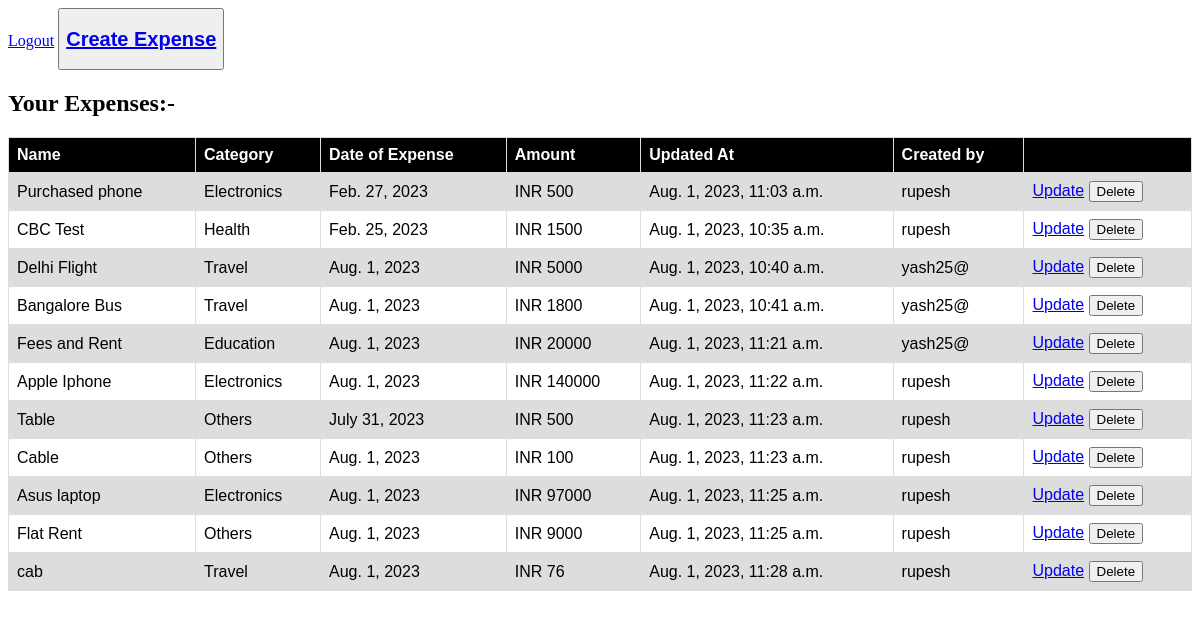
Screenshot of /view-expenses/ (signed in) with the database file from the repository.
### expenses/models.py (models this page shows, shortened)
class Expense(models.Model):
    name = models.CharField(max_length=140, verbose_name='Name of Expense')
    date_of_expense = models.DateField(verbose_name='Date of Expense')
    category = models.CharField(max_length=20, choices=CATEGORY_CHOICES)
    description = models.TextField(verbose_name='Description')
    amount = models.PositiveIntegerField(verbose_name='Amount', default=0)
    created_by = models.ForeignKey(User, on_delete=models.CASCADE, related_name='expenses')
    created_at = models.DateTimeField(auto_now_add=True)
    updated_at = models.DateTimeField(auto_now=True)

### expenses/views.py (the view)
# urls.py: path('view-expenses/', views.view_expenses, name='view_expenses'),
@login_required
def view_expenses(request):
    if request.user.is_superuser:
        expenses = Expense.objects.all()
    else:
        expenses = Expense.objects.filter(created_by=request.user)
    return render(request, 'view_expenses.html', {'expenses': expenses})

### expenses/templates/view_expenses.html (shortened to what this page needs)
{% extends 'base.html' %}
{% block content %}
<button type="submit"><a href="{% url 'create_expense' %}"><h2>Create Expense</h2></a></button>
<br>
<h2>Your Expenses:-</h2>
<table>
  <tr>
    <th>Name</th>
    <th>Category</th>
    <th>Date of Expense</th>
    <th>Amount</th>
    <th>Updated At</th>
    <th>Created by</th>
    <th></th>
  </tr>
  {% for exp_item in expenses %}
  <tr>
    <td>{{ exp_item.name }}</td>
    <td>{{ exp_item.category}}</td>
    <td>{{ exp_item.date_of_expense}}</td>
    <td>INR {{ exp_item.amount }}</td>
    <td>{{ exp_item.updated_at}}</td>
    <td>{{ exp_item.created_by}}</td>
    <td>
      {% if exp_item.created_by == request.user or request.user.is_superuser %}
              <a method="POST" href="{% url 'update_expense' exp_item.id %}">Update</a>
              <form method="post" action="{% url 'delete_expense' exp_item.id %}" style="display: inline;">
                <button type="submit">Delete</button>
              </form>
      {% endif %}
    </td>
  </tr>
  {% endfor %}
{% endblock %}

### expenses/templates/base.html (shortened to what this page needs)
<!DOCTYPE html>
<html lang="en">
<head>
</head>
<body>
    {% if user.is_authenticated %}
    <a href="{% url 'logout' %}">Logout</a>
     {% else %}
    <a href="{% url 'login_view' %}">Login</a>
    <a href="{% url 'signup_view' %}">Sign Up</a>
    {% endif %}
    {% block content %}
    {% endblock content %}
</body>
</html>

### expenses/templates/base.html (style rules this page uses)
table { font-family: arial, sans-serif; border-collapse: collapse; width: 100%; }
td, th { border: 1px solid #dddddd; text-align: left; padding: 8px; }
th { background-color: black; color: white; }
tr:nth-child(even) { background-color: #dddddd; }

### rows the page displays
Expense: name "Purchased phone", category "Electronics", date_of_expense "Feb. 27, 2023", amount "500", updated_at "Aug. 1, 2023, 11:03 a.m.", created_by "rupesh", shows "Update"
Expense: name "CBC Test", category "Health", date_of_expense "Feb. 25, 2023", amount "1500", updated_at "Aug. 1, 2023, 10:35 a.m.", created_by "rupesh", shows "Update"
Expense: name "Delhi Flight", category "Travel", date_of_expense "Aug. 1, 2023", amount "5000", updated_at "Aug. 1, 2023, 10:40 a.m.", created_by "yash25@", shows "Update"
Expense: name "Bangalore Bus", category "Travel", date_of_expense "Aug. 1, 2023", amount "1800", updated_at "Aug. 1, 2023, 10:41 a.m.", created_by "yash25@", shows "Update"
Expense: name "Fees and Rent", category "Education", date_of_expense "Aug. 1, 2023", amount "20000", updated_at "Aug. 1, 2023, 11:21 a.m.", created_by "yash25@", shows "Update"
Expense: name "Apple Iphone", category "Electronics", date_of_expense "Aug. 1, 2023", amount "140000", updated_at "Aug. 1, 2023, 11:22 a.m.", created_by "rupesh", shows "Update"
Expense: name "Table", category "Others", date_of_expense "July 31, 2023", amount "500", updated_at "Aug. 1, 2023, 11:23 a.m.", created_by "rupesh", shows "Update"
Expense: name "Cable", category "Others", date_of_expense "Aug. 1, 2023", amount "100", updated_at "Aug. 1, 2023, 11:23 a.m.", created_by "rupesh", shows "Update"
Expense: name "Asus laptop", category "Electronics", date_of_expense "Aug. 1, 2023", amount "97000", updated_at "Aug. 1, 2023, 11:25 a.m.", created_by "rupesh", shows "Update"
Expense: name "Flat Rent", category "Others", date_of_expense "Aug. 1, 2023", amount "9000", updated_at "Aug. 1, 2023, 11:25 a.m.", created_by "rupesh", shows "Update"
Expense: name "cab", category "Travel", date_of_expense "Aug. 1, 2023", amount "76", updated_at "Aug. 1, 2023, 11:28 a.m.", created_by "rupesh", shows "Update"
